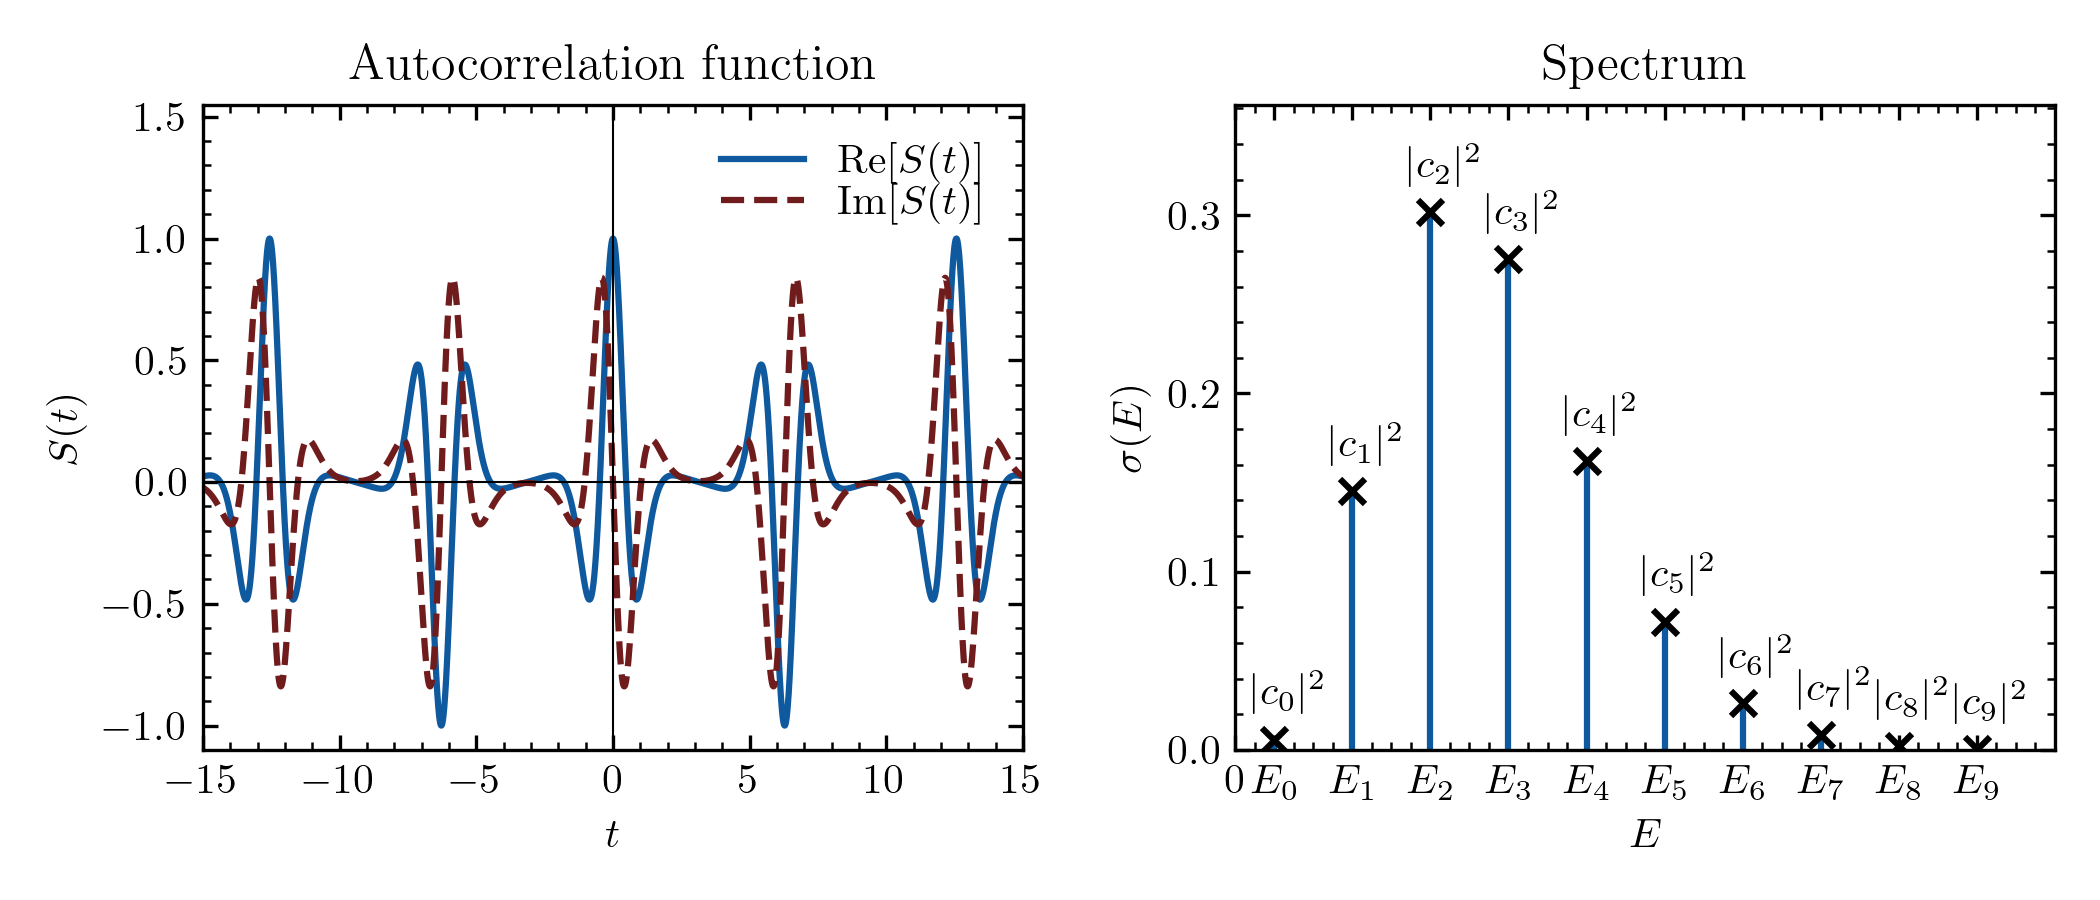

Here is the Python script that generated this plot:
"""Picture for theoretical background of the autocorrelation function."""

import matplotlib.pyplot as plt
import matplotlib.ticker as ticker
import numpy as np

### input ###
tplot = 15
tgrid = 100000
omega = 1
nstates = 10

colors = ['#701C1C', '#0F599F']

### code ###
tmax = tplot
tmin = -tmax
t = np.linspace(tmin, tmax, tgrid)

ho_energies = np.array([0.5*omega + n for n in range(nstates)])
ho_coeffs = ho_energies**3*1/(np.exp(ho_energies) - 1)
ho_coeffs /= np.sqrt(np.sum(ho_coeffs**2))

signal = np.zeros(shape=tgrid, dtype=complex)
for state in range(nstates):
    signal += ho_coeffs[state]**2*np.exp(-1j*ho_energies[state]*t)

# plotting
plt.rc('text', usetex=True)
plt.rc('font', family='serif')

fig, axs = plt.subplots(1, 2, figsize=(7.0, 3.))

axs[0].plot(t, np.real(signal), color=colors[1], ls='-', label=r"$\mathrm{Re}[S(t)]$")
axs[0].plot(t, np.imag(signal), color=colors[0], ls='--', label=r"$\mathrm{Im}[S(t)]$")

axs[0].set_title(r"Autocorrelation function")
axs[0].set_xlabel(r"$t$")
axs[0].set_ylabel(r"$S(t)$")

axs[0].set_xticks(np.arange(-int(tplot), int(tplot) + 10, 5))
axs[0].set_xlim(-tplot, tplot)
axs[0].set_ylim(-1.1, 1.55)

axs[0].tick_params('both', direction='in', which='both', top=True, right=True)
axs[0].minorticks_on()
axs[0].legend(frameon=False, labelspacing=0, loc='upper right')
axs[0].axhline(y=0, color='black', linewidth=0.5)
axs[0].axvline(x=0, color='black', linewidth=0.5)

for state in range(nstates):
    axs[1].plot([ho_energies[state]]*2, [0, ho_coeffs[state]**2], color=colors[1], ls='-')
    axs[1].text(x=ho_energies[state]+omega*0.2, y=ho_coeffs[state]**2+0.02, s=f"$|c_{state:d}|^2$", ha='center')

axs[1].scatter(ho_energies, ho_coeffs**2, color='black', ls='-', marker='x', zorder=2)

axs[1].set_title(r"Spectrum")
axs[1].set_xlabel(r"$E$")
axs[1].set_ylabel(r"$\sigma(E)$")

axs[1].set_xticks([0] + list(ho_energies), ['0'] + [f"$E_{e:d}$" for e in range(nstates)])
axs[1].set_xlim(0, omega*(nstates+1/2))
axs[1].set_ylim(0, 1.2*np.max(ho_coeffs**2))

axs[1].tick_params('both', direction='in', which='both', top=True, right=True)
axs[1].minorticks_on()
axs[1].xaxis.set_minor_locator(ticker.MultipleLocator(omega/4))  # minor ticks separator

plt.tight_layout()
plt.savefig('autocorr1', dpi=300)
plt.show()
